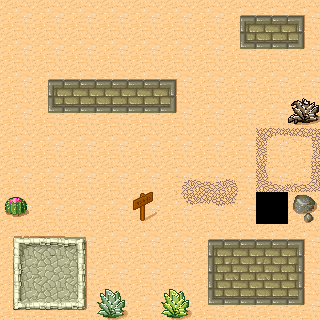

A level layout from a 2D game, rendered from its tile map. Below: a short description, then the map file with its tile-grid data intact:
An orthogonal 10x10 tile map with 32x32 px tiles, 1 tile layer (Tile Layer 1).

<map version="1.10" tiledversion="1.11.2" orientation="orthogonal" renderorder="right-down" width="10" height="10" tilewidth="32" tileheight="32" infinite="0" nextlayerid="2" nextobjectid="1">
 <tileset firstgid="1" source="tmw_desert_spacing.tsx" />
 <layer id="1" name="Tile Layer 1" width="10" height="10">
  <data encoding="csv">
30,30,30,30,30,30,30,1,2,3,
30,30,30,30,30,30,30,17,18,19,
30,1,2,2,2,3,30,30,30,30,
30,17,18,18,18,19,30,30,30,39,
30,30,30,30,30,30,30,30,4,5,
30,30,30,30,30,6,7,8,12,13,
31,30,30,30,46,22,23,24,0,32,
25,26,27,30,30,30,1,2,2,3,
33,34,35,30,30,30,9,10,10,11,
41,42,43,38,30,40,17,18,18,19
</data>
 </layer>
</map>
